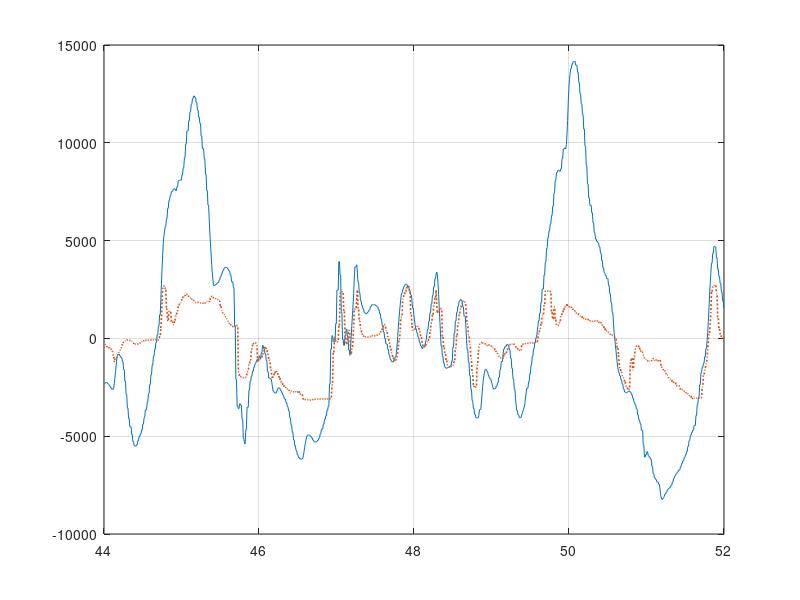

MATLAB code for this plot: (Note: this script raises an error after producing the figure.)
clc
clear all
close all

current = importdata('2020-01-25-16-25-19_C.txt');
currentKF = importdata('2019-11-08-12-04-27_K.txt');
speed = importdata('2019-11-08-16-05-15_S.txt');
speed_exo = importdata('2019-11-08-19-13-40_S_exo.txt');
positionff = importdata('2019-11-08-19-26-45_P.txt');

dt = 0.008;     % time step

%% Current Mode [C]

t = linspace(0, dt*length(current.data(:,1)), length(current.data(:,1)));

%{
% Compute the FFT of the Hum Vel curve:
vH_fft = fft(current.data(5501:6500,8));
% Compute the two-sided spectrum P2. Then compute the single-sided spectrum P1 based on P2 
% and the even-valued signal length L.
L = length(current.data(5501:6500,8));
P2 = abs(vH_fft/L);
P1 = P2(1:L/2+1);
P1(2:end-1) = 2*P1(2:end-1);
% Define the frequency domain f
f = (1/dt)*(0:(L/2))/L;

vH_Axf = [P1 f'];
[A_m, I] = max(vH_Axf,[],1);
A_vh = A_m(1);
f_vh = vH_Axf(I(1),2);
%}

accH_IL = zeros(1000,1); % using a Proportional Gain and in loop Integrator (IL)
f_cf = 1.6;
acc_IL_fb = 0;
acc_IL_last = zeros(4,1);

for i=5501 : 6500
    accH_IL(i-5500) = f_cf*(current.data(i,8) - acc_IL_fb);
    % Simpson Rule, h = (4*dt)/n, if n=4, h = dt
    acc_IL_fb = dt/3*(acc_IL_last(1) + 4*acc_IL_last(2) + 2*acc_IL_last(3) + 4*acc_IL_last(4) + accH_IL(i-5500)); % trapeziodal integral
    acc_IL_last(1) = acc_IL_last(2);
    acc_IL_last(2) = acc_IL_last(3);
    acc_IL_last(3) = acc_IL_last(4);
    acc_IL_last(4) = accH_IL(i-5500);
end

figure('Name', 'Current Mode 2020-01-25-16-25-19')
plot(t(5501:6500), current.data([5501:6500],1),'-', 'LineWidth', 0.7)
hold on
plot(t(5501:6500), current.data([5501:6500],2),':', 'LineWidth', 1.2)
grid on
legend( current.colheaders{1,1} , char(current.textdata(1,2)) )
title('Current Setpoint')
xlabel('time [s]')
hold off

figure('Name', 'Current Mode 2020-01-25-16-25-19')
plot(t(5501:6500), current.data(5501:6500,6),'-', 'LineWidth', 0.7)
hold on
plot(t(5501:6500), current.data(5501:6500,8),':', 'LineWidth', 1.2)
hold on
% from the FFT on the Hum Vel:
% plot(t(5501:6500), A_vh*cos( 2*pi*f_vh*t(5501:6500) )) % Hum Vel from the FFT
% plot(t(5501:6500), -2*pi*f_vh*A_vh*sin( 2*pi*f_vh*t(5501:6500) )) % Hum Acc from the vH_fft
plot(t(5501:6500), accH_IL(:,1))
grid on
legend( '*acc_h' , char(current.textdata(1,8)), 'acc_h IL')
title('Human angular Vel and Acc')
xlabel('time [s]')
hold off

figure('Name', 'Curent Mode 2020-01-25-16-25-19')
plot(t(5500:6500), current.data([5500:6500],9),'-', 'LineWidth', 0.7)
hold on
plot(t(5500:6500), (1/150)*current.data([5500:6500],10),':', 'LineWidth', 1.2)
grid on
legend( char(current.textdata(9)) , char(current.textdata(10)) )
title('Speed measured with MTw on the Exo vs Motor Speed')
xlabel('time [s]')
hold off

figure('Name', 'Current Mode 2020-01-25-16-25-19')
plot(t(5500:6500), 104*(current.data([5500:6500],4) - current.data([5500:6500],3)),':r', 'LineWidth', 0.8)
hold on
plot(t(5500:6500), current.data([5500:6500],5), ':b')
grid on
legend('Torque SEA [N.m]', current.colheaders{1,5})
title('Torques')
xlabel('time [s]')
hold off

%% Current Mode with Kalman Filter [K] Plots

t = linspace(0, dt*length(currentKF.data(:,1)), length(currentKF.data(:,1)));

figure('Name', 'Current with KF [K]')
plot(t, currentKF.data(:,1),'-', 'LineWidth', 0.7)
hold on
plot(t, currentKF.data(:,2),':', 'LineWidth', 1.2)
grid on
legend( currentKF.colheaders{1,1} , currentKF.colheaders{1,2} )
title('Current Setpoint')
xlabel('time [s]')
hold off

figure('Name', 'Current with KF [K]')
plot(t, currentKF.data(:,6),'-', 'LineWidth', 0.7)
hold on
plot(t, currentKF.data(:,8),':', 'LineWidth', 1.2)
grid on
legend( currentKF.colheaders{1,6} , currentKF.colheaders{1,8} )
title('Human angular Vel and Acc')
xlabel('time [s]')
hold off

%% Speed Mode (using only one MTw) [S] Plots 

t = linspace(0, dt*length(speed.data(:,1)), length(speed.data(:,1)));

figure('Name', 'Speed Mode [S]')
plot(t, speed.data(:,5))
hold on
plot(t, speed.data(:,6))
grid on
legend(char(speed.colheaders(5)), char(speed.colheaders(6)))
title('Velocity Setpoint')
xlabel('time [s]')
hold off

figure('Name', 'Speed Mode [S]')
plot(t, speed.data(:,1))
hold on
plot(t, speed.data(:,3))
grid on
legend(char(speed.colheaders(1)), char(speed.colheaders(3)))
title('Hum angular Vel and Acc')
xlabel('time [s]')
hold off

figure('Name', 'Speed Mode [S]')
kv_ff = 200;
plot(t, kv_ff*speed.data(:,3))
hold on
plot(t, (1/150)*speed.data(:,5))
grid on
legend('k_{ff}^V vel_{hum} [rpm]', '(1/N)*vel_{motor} [rpm]')
title('Vel Hum X Vel Motor')
xlabel('time [s]')
hold off

%% Speed Mode (using two MTw, Hum and Exo) [S*] Plots 

t = linspace(0, dt*length(speed_exo.data(:,1)), length(speed_exo.data(:,1)));

figure('Name', 'Speed Mode [S*]')
plot(t, speed_exo.data(:,5))
hold on
plot(t, speed_exo.data(:,6))
grid on
legend(char(speed_exo.colheaders(5)), char(speed_exo.colheaders(6)))
title('Velocity Setpoint')
xlabel('time [s]')
hold off

figure('Name', 'Speed Mode [S*]')
plot(t, speed_exo.data(:,1))
hold on
plot(t, speed_exo.data(:,3))
grid on
legend(char(speed_exo.colheaders(1)), char(speed_exo.colheaders(3)))
title('Hum angular Vel and Acc')
xlabel('time [s]')
hold off

figure('Name', 'Speed Mode [S*]')
plot(t, 200*speed_exo.data(:,3))
hold on
plot(t, (1/150)*speed_exo.data(:,5))
grid on
legend('k_{ff} vel_{hum} [rpm]', '(1/N)*vel_{motor} [rpm]')
title('Vel Hum X Vel Motor')
xlabel('time [s]')
hold off

%% Position Mode [P] Plots

t = linspace(0, dt*length(positionff.data(:,1)), length(positionff.data(:,1)));

figure('Name', 'Position Mode [P]')
plot(t, positionff.data(:,1))
hold on
plot(t, positionff.data(:,4))
grid on
legend( positionff.colheaders{1,1}, positionff.colheaders{1,3})
title('Human angular Vel and Acc')
xlabel('time [s]')
hold off

figure('Name', 'Position Mode [P]')
plot(t, 104*(positionff.data(:,6) - positionff.data(:,7)) )
grid on
legend('T_{sea} [N.m]')
title('Torque SEA')
xlabel('time [s]')
hold off

%%  accBasedController

abc_data = importdata('2021-02-20-20-50-48.txt');

figure, plot(abc_data.data(:,1), rad2deg([abc_data.data(:,2) abc_data.data(:,3)])), grid on
legend('accHum','velHum')

figure, 
subplot(2,1,1)
plot(abc_data.data(:,1), rad2deg([abc_data.data(:,3) abc_data.data(:,4)])), grid on
legend('velHum','velExo'), ylabel('deg/s')
subplot(2,1,2)
plot(abc_data.data(:,1), abc_data.data(:,5)), grid on
legend('Tsea'), ylabel('N.m')
